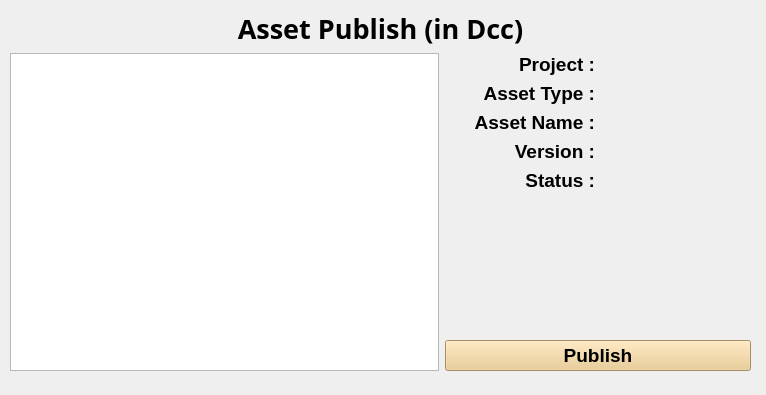
<?xml version="1.0" encoding="UTF-8"?>
<ui version="4.0">
 <class>Form</class>
 <widget class="QWidget" name="Form">
  <property name="windowModality">
   <enum>Qt::WindowModal</enum>
  </property>
  <property name="geometry">
   <rect>
    <x>0</x>
    <y>0</y>
    <width>766</width>
    <height>395</height>
   </rect>
  </property>
  <property name="sizePolicy">
   <sizepolicy hsizetype="Expanding" vsizetype="Expanding">
    <horstretch>0</horstretch>
    <verstretch>0</verstretch>
   </sizepolicy>
  </property>
  <property name="windowTitle">
   <string>Form</string>
  </property>
  <property name="styleSheet">
   <string notr="true"/>
  </property>
  <widget class="QWidget" name="gridLayoutWidget">
   <property name="geometry">
    <rect>
     <x>10</x>
     <y>10</y>
     <width>741</width>
     <height>361</height>
    </rect>
   </property>
   <layout class="QGridLayout" name="gridLayout">
    <item row="0" column="1">
     <layout class="QGridLayout" name="gridLayout_2">
      <item row="12" column="1" rowspan="2" colspan="2">
       <widget class="QPushButton" name="pushButton_pub">
        <property name="font">
         <font>
          <pointsize>14</pointsize>
          <bold>true</bold>
         </font>
        </property>
        <property name="styleSheet">
         <string notr="true">background-color: rgb(234, 199, 132);</string>
        </property>
        <property name="text">
         <string>Publish</string>
        </property>
       </widget>
      </item>
      <item row="9" column="2">
       <widget class="QLabel" name="label_version">
        <property name="sizePolicy">
         <sizepolicy hsizetype="Expanding" vsizetype="Preferred">
          <horstretch>0</horstretch>
          <verstretch>0</verstretch>
         </sizepolicy>
        </property>
        <property name="minimumSize">
         <size>
          <width>150</width>
          <height>0</height>
         </size>
        </property>
        <property name="maximumSize">
         <size>
          <width>150</width>
          <height>16777215</height>
         </size>
        </property>
        <property name="font">
         <font>
          <pointsize>14</pointsize>
          <bold>true</bold>
         </font>
        </property>
        <property name="styleSheet">
         <string notr="true"/>
        </property>
        <property name="text">
         <string/>
        </property>
        <property name="alignment">
         <set>Qt::AlignCenter</set>
        </property>
       </widget>
      </item>
      <item row="1" column="0" colspan="3">
       <widget class="QLabel" name="label_title">
        <property name="font">
         <font>
          <family>Khmer OS System</family>
          <pointsize>20</pointsize>
          <bold>true</bold>
         </font>
        </property>
        <property name="styleSheet">
         <string notr="true"/>
        </property>
        <property name="text">
         <string>Asset Publish (in Dcc)</string>
        </property>
        <property name="alignment">
         <set>Qt::AlignCenter</set>
        </property>
       </widget>
      </item>
      <item row="9" column="1">
       <widget class="QLabel" name="label_2">
        <property name="sizePolicy">
         <sizepolicy hsizetype="Expanding" vsizetype="Minimum">
          <horstretch>0</horstretch>
          <verstretch>0</verstretch>
         </sizepolicy>
        </property>
        <property name="minimumSize">
         <size>
          <width>100</width>
          <height>0</height>
         </size>
        </property>
        <property name="maximumSize">
         <size>
          <width>150</width>
          <height>16777215</height>
         </size>
        </property>
        <property name="font">
         <font>
          <pointsize>14</pointsize>
          <bold>true</bold>
         </font>
        </property>
        <property name="styleSheet">
         <string notr="true"/>
        </property>
        <property name="text">
         <string>Version :</string>
        </property>
        <property name="alignment">
         <set>Qt::AlignRight|Qt::AlignTrailing|Qt::AlignVCenter</set>
        </property>
       </widget>
      </item>
      <item row="11" column="1" colspan="2">
       <spacer name="verticalSpacer">
        <property name="orientation">
         <enum>Qt::Vertical</enum>
        </property>
        <property name="sizeHint" stdset="0">
         <size>
          <width>20</width>
          <height>40</height>
         </size>
        </property>
       </spacer>
      </item>
      <item row="10" column="1">
       <widget class="QLabel" name="label_3">
        <property name="sizePolicy">
         <sizepolicy hsizetype="Expanding" vsizetype="Minimum">
          <horstretch>0</horstretch>
          <verstretch>0</verstretch>
         </sizepolicy>
        </property>
        <property name="minimumSize">
         <size>
          <width>100</width>
          <height>0</height>
         </size>
        </property>
        <property name="maximumSize">
         <size>
          <width>150</width>
          <height>16777215</height>
         </size>
        </property>
        <property name="font">
         <font>
          <pointsize>14</pointsize>
          <bold>true</bold>
         </font>
        </property>
        <property name="styleSheet">
         <string notr="true"/>
        </property>
        <property name="text">
         <string>Status :</string>
        </property>
        <property name="alignment">
         <set>Qt::AlignRight|Qt::AlignTrailing|Qt::AlignVCenter</set>
        </property>
       </widget>
      </item>
      <item row="10" column="2">
       <widget class="QLabel" name="label_status">
        <property name="sizePolicy">
         <sizepolicy hsizetype="Expanding" vsizetype="Preferred">
          <horstretch>0</horstretch>
          <verstretch>0</verstretch>
         </sizepolicy>
        </property>
        <property name="minimumSize">
         <size>
          <width>150</width>
          <height>0</height>
         </size>
        </property>
        <property name="maximumSize">
         <size>
          <width>150</width>
          <height>16777215</height>
         </size>
        </property>
        <property name="font">
         <font>
          <pointsize>14</pointsize>
          <bold>true</bold>
         </font>
        </property>
        <property name="styleSheet">
         <string notr="true"/>
        </property>
        <property name="text">
         <string/>
        </property>
        <property name="alignment">
         <set>Qt::AlignCenter</set>
        </property>
       </widget>
      </item>
      <item row="7" column="1" rowspan="2">
       <widget class="QLabel" name="label">
        <property name="sizePolicy">
         <sizepolicy hsizetype="Expanding" vsizetype="Minimum">
          <horstretch>0</horstretch>
          <verstretch>0</verstretch>
         </sizepolicy>
        </property>
        <property name="minimumSize">
         <size>
          <width>150</width>
          <height>0</height>
         </size>
        </property>
        <property name="maximumSize">
         <size>
          <width>150</width>
          <height>16777215</height>
         </size>
        </property>
        <property name="font">
         <font>
          <family>Cantarell</family>
          <pointsize>14</pointsize>
          <bold>true</bold>
         </font>
        </property>
        <property name="styleSheet">
         <string notr="true"/>
        </property>
        <property name="text">
         <string>Asset Name :</string>
        </property>
        <property name="alignment">
         <set>Qt::AlignRight|Qt::AlignTrailing|Qt::AlignVCenter</set>
        </property>
       </widget>
      </item>
      <item row="7" column="2" rowspan="2">
       <widget class="QLabel" name="label_assetname">
        <property name="sizePolicy">
         <sizepolicy hsizetype="Expanding" vsizetype="Preferred">
          <horstretch>0</horstretch>
          <verstretch>0</verstretch>
         </sizepolicy>
        </property>
        <property name="minimumSize">
         <size>
          <width>150</width>
          <height>0</height>
         </size>
        </property>
        <property name="maximumSize">
         <size>
          <width>150</width>
          <height>16777215</height>
         </size>
        </property>
        <property name="font">
         <font>
          <pointsize>14</pointsize>
          <bold>true</bold>
         </font>
        </property>
        <property name="styleSheet">
         <string notr="true"/>
        </property>
        <property name="text">
         <string/>
        </property>
        <property name="alignment">
         <set>Qt::AlignCenter</set>
        </property>
       </widget>
      </item>
      <item row="4" column="1" rowspan="3">
       <widget class="QLabel" name="label_4">
        <property name="sizePolicy">
         <sizepolicy hsizetype="Expanding" vsizetype="Minimum">
          <horstretch>0</horstretch>
          <verstretch>0</verstretch>
         </sizepolicy>
        </property>
        <property name="minimumSize">
         <size>
          <width>150</width>
          <height>0</height>
         </size>
        </property>
        <property name="maximumSize">
         <size>
          <width>150</width>
          <height>16777215</height>
         </size>
        </property>
        <property name="font">
         <font>
          <family>Cantarell</family>
          <pointsize>14</pointsize>
          <bold>true</bold>
         </font>
        </property>
        <property name="styleSheet">
         <string notr="true"/>
        </property>
        <property name="text">
         <string>Asset Type :</string>
        </property>
        <property name="alignment">
         <set>Qt::AlignRight|Qt::AlignTrailing|Qt::AlignVCenter</set>
        </property>
       </widget>
      </item>
      <item row="4" column="2" rowspan="3">
       <widget class="QLabel" name="label_asset_type">
        <property name="sizePolicy">
         <sizepolicy hsizetype="Expanding" vsizetype="Preferred">
          <horstretch>0</horstretch>
          <verstretch>0</verstretch>
         </sizepolicy>
        </property>
        <property name="minimumSize">
         <size>
          <width>150</width>
          <height>0</height>
         </size>
        </property>
        <property name="maximumSize">
         <size>
          <width>150</width>
          <height>16777215</height>
         </size>
        </property>
        <property name="font">
         <font>
          <pointsize>14</pointsize>
          <bold>true</bold>
         </font>
        </property>
        <property name="styleSheet">
         <string notr="true"/>
        </property>
        <property name="text">
         <string/>
        </property>
        <property name="alignment">
         <set>Qt::AlignCenter</set>
        </property>
       </widget>
      </item>
      <item row="2" column="0" rowspan="12">
       <widget class="QTextEdit" name="textEdit_comment">
        <property name="sizePolicy">
         <sizepolicy hsizetype="Preferred" vsizetype="Expanding">
          <horstretch>0</horstretch>
          <verstretch>0</verstretch>
         </sizepolicy>
        </property>
        <property name="minimumSize">
         <size>
          <width>400</width>
          <height>300</height>
         </size>
        </property>
        <property name="maximumSize">
         <size>
          <width>500</width>
          <height>800</height>
         </size>
        </property>
        <property name="font">
         <font>
          <pointsize>10</pointsize>
         </font>
        </property>
        <property name="styleSheet">
         <string notr="true">color: rgb(255, 252, 252);</string>
        </property>
        <property name="verticalScrollBarPolicy">
         <enum>Qt::ScrollBarAlwaysOff</enum>
        </property>
        <property name="sizeAdjustPolicy">
         <enum>QAbstractScrollArea::AdjustToContents</enum>
        </property>
        <property name="documentTitle">
         <string>AssetPublish</string>
        </property>
        <property name="undoRedoEnabled">
         <bool>false</bool>
        </property>
        <property name="readOnly">
         <bool>true</bool>
        </property>
        <property name="html">
         <string>&lt;!DOCTYPE HTML PUBLIC &quot;-//W3C//DTD HTML 4.0//EN&quot; &quot;http://www.w3.org/TR/REC-html40/strict.dtd&quot;&gt;
&lt;html&gt;&lt;head&gt;&lt;meta name=&quot;qrichtext&quot; content=&quot;1&quot; /&gt;&lt;meta charset=&quot;utf-8&quot; /&gt;&lt;title&gt;AssetPublish&lt;/title&gt;&lt;style type=&quot;text/css&quot;&gt;
p, li { white-space: pre-wrap; }
&lt;/style&gt;&lt;/head&gt;&lt;body style=&quot; font-family:'Cantarell'; font-size:10pt; font-weight:400; font-style:normal;&quot;&gt;
&lt;p align=&quot;center&quot; style=&quot;-qt-paragraph-type:empty; margin-top:0px; margin-bottom:0px; margin-left:0px; margin-right:0px; -qt-block-indent:0; text-indent:0px; font-size:14pt;&quot;&gt;&lt;br /&gt;&lt;/p&gt;&lt;/body&gt;&lt;/html&gt;</string>
        </property>
       </widget>
      </item>
      <item row="2" column="1" rowspan="2">
       <widget class="QLabel" name="label_5">
        <property name="sizePolicy">
         <sizepolicy hsizetype="Expanding" vsizetype="Minimum">
          <horstretch>0</horstretch>
          <verstretch>0</verstretch>
         </sizepolicy>
        </property>
        <property name="minimumSize">
         <size>
          <width>150</width>
          <height>0</height>
         </size>
        </property>
        <property name="maximumSize">
         <size>
          <width>150</width>
          <height>16777215</height>
         </size>
        </property>
        <property name="font">
         <font>
          <family>Cantarell</family>
          <pointsize>14</pointsize>
          <bold>true</bold>
         </font>
        </property>
        <property name="styleSheet">
         <string notr="true"/>
        </property>
        <property name="text">
         <string>Project :</string>
        </property>
        <property name="alignment">
         <set>Qt::AlignRight|Qt::AlignTrailing|Qt::AlignVCenter</set>
        </property>
       </widget>
      </item>
      <item row="2" column="2" rowspan="2">
       <widget class="QLabel" name="label_project">
        <property name="sizePolicy">
         <sizepolicy hsizetype="Expanding" vsizetype="Preferred">
          <horstretch>0</horstretch>
          <verstretch>0</verstretch>
         </sizepolicy>
        </property>
        <property name="minimumSize">
         <size>
          <width>150</width>
          <height>0</height>
         </size>
        </property>
        <property name="maximumSize">
         <size>
          <width>150</width>
          <height>16777215</height>
         </size>
        </property>
        <property name="font">
         <font>
          <pointsize>14</pointsize>
          <bold>true</bold>
         </font>
        </property>
        <property name="styleSheet">
         <string notr="true"/>
        </property>
        <property name="text">
         <string/>
        </property>
        <property name="alignment">
         <set>Qt::AlignCenter</set>
        </property>
       </widget>
      </item>
     </layout>
    </item>
   </layout>
  </widget>
 </widget>
 <resources/>
 <connections/>
</ui>
